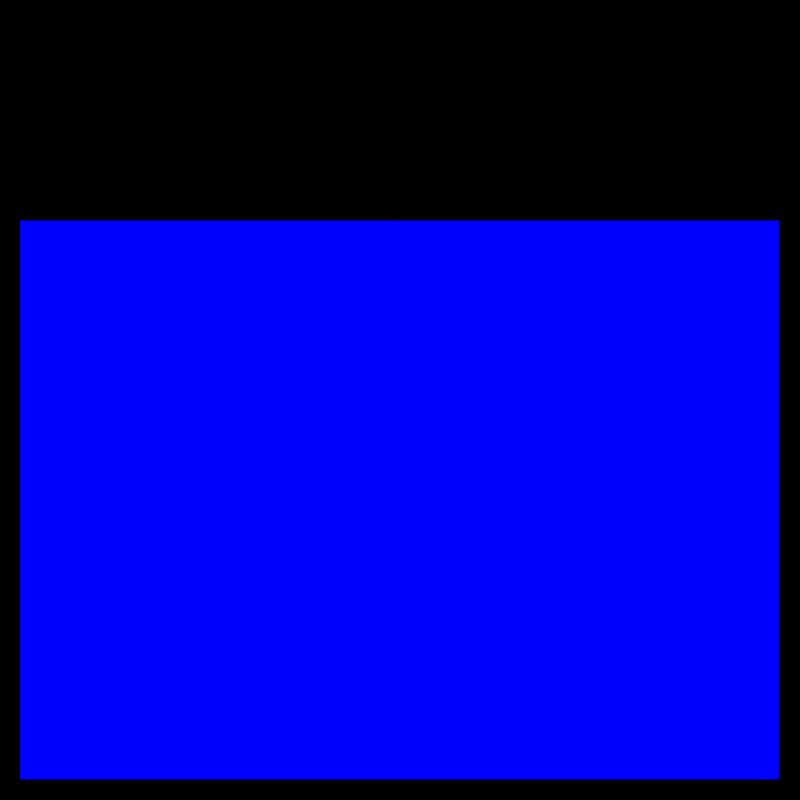
Frame 1 (no input)
Frame 60 (no input): identical to frame 1, image omitted
Frame 120 (the mouse pressed at the canvas centre since frame 60): identical to frame 1, image omitted

The p5.js sketch that drew this single still picture (run headless with seeded random() and noise() and a simulated clock; from frame 60 on, the mouse is pressed at the canvas centre):

// p5.js sketch
// ── sketch.js
game = {
	margin:20
}


function setup() {
	createCanvas(800, 800)

}

function draw() {
	background(0)
	drawUI()

}



function drawUI() {
	fill('blue')
	rect(game.margin, game.margin + 200, width-2*game.margin, height-2*game.margin-200)
}
